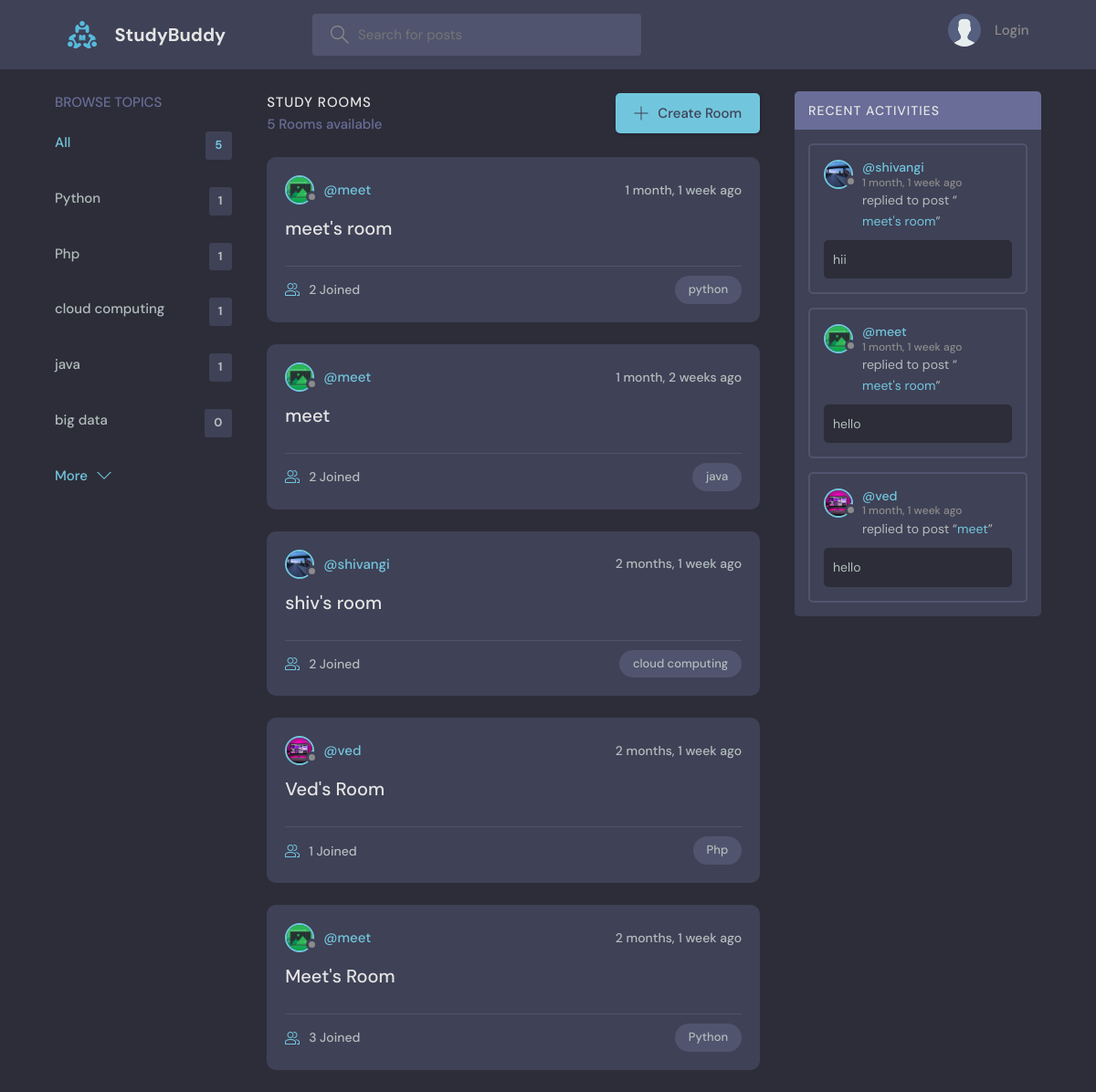
The page / on the database its author committed.
### base/models.py (models this page shows, shortened)
class Topic(models.Model):
    name = models.CharField(max_length=200)

class Room(models.Model):
    host = models.ForeignKey(User, on_delete=models.SET_NULL, null=True)
    topic = models.ForeignKey(Topic, on_delete=models.SET_NULL, null=True)
    name = models.CharField(max_length=200)
    description = models.TextField(null=True, blank=True)
    participants = models.ManyToManyField(
        User, related_name='participants', blank=True)
    updated = models.DateTimeField(auto_now=True)
    created = models.DateTimeField(auto_now_add=True)
    class Meta:
        ordering = ['-updated', '-created']
    def __str__(self):
        return self.name

class User(AbstractUser):
    name = models.CharField(max_length=200, null=True)
    email = models.EmailField(unique=True, null=True)
    bio = models.TextField(null=True)
    avatar = models.ImageField(null=True, default="avatar.svg")
    USERNAME_FIELD = 'email'
    REQUIRED_FIELDS = []

class Message(models.Model):
    user = models.ForeignKey(User, on_delete=models.CASCADE)
    room = models.ForeignKey(Room, on_delete=models.CASCADE)
    body = models.TextField()
    updated = models.DateTimeField(auto_now=True)
    created = models.DateTimeField(auto_now_add=True)
    class Meta:
        ordering = ['-updated', '-created']

### base/views.py (the view)
# urls.py: path('', views.home, name="home"),
def home(request):
    q = request.GET.get('q') if request.GET.get('q') != None else ''
    rooms = Room.objects.filter(
        Q(topic__name__icontains=q) |
        Q(name__icontains=q) |
        Q(description__icontains=q)
    )
    topics = Topic.objects.all()[0:5]
    room_count = rooms.count()
    room_messages = Message.objects.filter(
        Q(room__topic__name__icontains=q))[0:3]
    context = {'rooms': rooms, 'topics': topics,
               'room_count': room_count, 'room_messages': room_messages}
    return render(request, 'base/home.html', context)

### base/templates/base/home.html (shortened to what this page needs)
{% extends 'main.html' %}
{% block content %}
<main class="layout layout--3">
  <div class="container">
    {% include 'base/topics_component.html' %}
    <div class="roomList">
      <div class="roomList__header">
        <div>
          <h2>Study Rooms</h2>
          <p>{{room_count}} Rooms available</p>
        </div>
        <a class="btn btn--main" href="{% url 'create-room' %}">
          <svg version="1.1" xmlns="http://www.w3.org/2000/svg" width="32" height="32" viewBox="0 0 32 32">
            <title>add</title>
            <path
              d="M16.943 0.943h-1.885v14.115h-14.115v1.885h14.115v14.115h1.885v-14.115h14.115v-1.885h-14.115v-14.115z">
            </path>
          </svg>
          Create Room
        </a>
      </div>
      {% include 'base/feed_component.html' %}
    </div>
    {% include 'base/activity_component.html' %}
  </div>
</main>
{% endblock %}

### base/templates/base/topics_component.html
<div class="topics">
    <div class="topics__header">
        <h2>Browse Topics</h2>
    </div>
    <ul class="topics__list">
        <li>
            <a href="{% url 'home' %}" class="active">All <span>{{topics.count}}</span></a>
        </li>
        {% for topic in topics %}
        <li>
            <a href="{% url 'home' %}?q={{topic.name}}">{{topic.name}}<span>{{topic.room_set.all.count}}</span></a>
        </li>
        {% endfor %}
    </ul>
    <a class="btn btn--link" href="{% url 'topics' %}">
        More
        <svg version="1.1" xmlns="http://www.w3.org/2000/svg" width="32" height="32" viewBox="0 0 32 32">
            <title>chevron-down</title>
            <path d="M16 21l-13-13h-3l16 16 16-16h-3l-13 13z"></path>
        </svg>
    </a>
</div>

### base/templates/base/feed_component.html (shortened to what this page needs)
{% for room in rooms %}
<div class="roomListRoom">
    <div class="roomListRoom__header">
        <a href="{% url 'user-profile' room.host.id %}" class="roomListRoom__author">
            <div class="avatar avatar--small">
                <img src="{{room.host.avatar.url}}" />
            </div>
            <span>@{{room.host.username}}</span>
        </a>
        <div class="roomListRoom__actions">
            <span>{{room.created|timesince}} ago</span>
        </div>
    </div>
    <div class="roomListRoom__content">
        <a href="{% url 'room' room.id %}">{{room.name}}</a>
    </div>
    <div class="roomListRoom__meta">
        <a href="{% url 'room' room.id %}" class="roomListRoom__joined">
            {{room.participants.all.count}} Joined
        </a>
        <p class="roomListRoom__topic">{{room.topic.name}}</p>
    </div>
</div>
{% endfor %}

### base/templates/base/activity_component.html (shortened to what this page needs)
<div class="activities">
    <div class="activities__header">
        <h2>Recent Activities</h2>
    </div>
    {% for message in room_messages %}
    <div class="activities__box">
        <div class="activities__boxHeader roomListRoom__header">
            <a href="{% url 'user-profile' message.user.id %}" class="roomListRoom__author">
                <div class="avatar avatar--small">
                    <img src="{{message.user.avatar.url}}" />
                </div>
                <p>
                    @{{message.user.username}}
                    <span>{{message.created|timesince}} ago</span>
                </p>
            </a>
        </div>
        <div class="activities__boxContent">
            <p>replied to post “<a href="{% url 'room' message.room.id %}">{{message.room}}</a>”</p>
            <div class="activities__boxRoomContent">{{message.body}}</div>
        </div>
    </div>
    {% endfor %}
</div>

### rows shown on the page
Topic: name "Python", room_set.all.count "1"
Topic: name "Php", room_set.all.count "1"
Topic: name "cloud computing", room_set.all.count "1"
Topic: name "java", room_set.all.count "1"
Topic: name "big data", room_set.all.count "0"
Room: host.avatar (picture), host.username "meet", created "1 month, 1 week", name "meet's room", participants.all.count "2", topic.name "python"
Room: host.avatar (picture), host.username "meet", created "1 month, 2 weeks", name "meet", participants.all.count "2", topic.name "java"
Room: host.avatar (picture), host.username "shivangi", created "2 months, 1 week", name "shiv's room", participants.all.count "2", topic.name "cloud computing"
Room: host.avatar (picture), host.username "ved", created "2 months, 1 week", name "Ved's Room", participants.all.count "1", topic.name "Php"
Room: host.avatar (picture), host.username "meet", created "2 months, 1 week", name "Meet's Room", participants.all.count "3", topic.name "Python"
Message: user.avatar (picture), user.username "shivangi", created "1 month, 1 week", room "meet's room", body "hii"
Message: user.avatar (picture), user.username "meet", created "1 month, 1 week", room "meet's room", body "hello"
Message: user.avatar (picture), user.username "ved", created "1 month, 1 week", room "meet", body "hello"

### other values the page prints
{{ topics.count }} "5"
{{ room_count }} "5"
